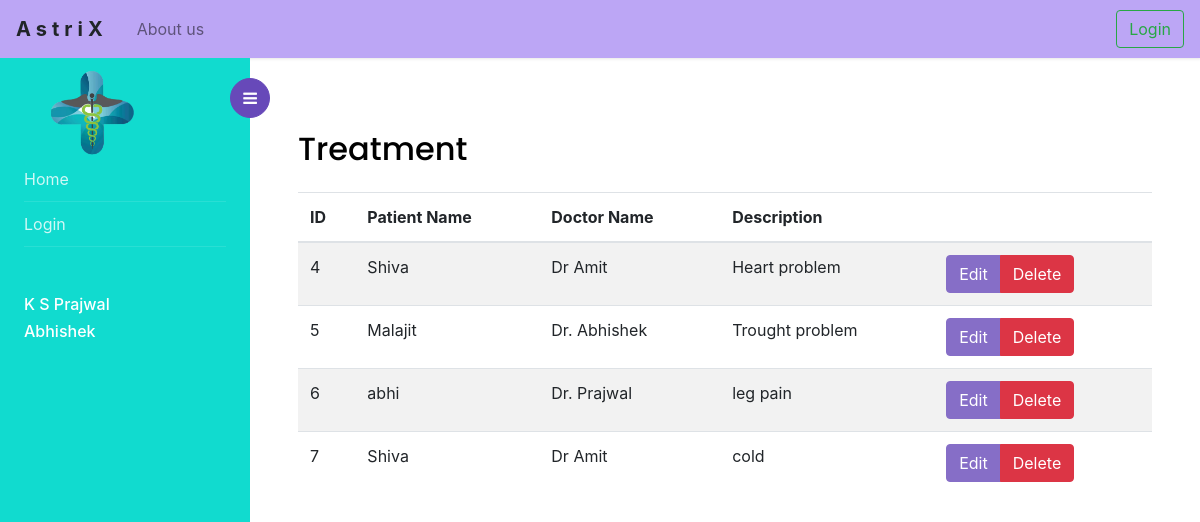
Page /treatment/ on the committed database.
### management/models.py (models this page shows, shortened)
class Teatment(models.Model):
    tid = models.CharField(max_length=50,null = False,unique=True,verbose_name = "Treatment ID")
    pname = models.ForeignKey(Patients, on_delete=models.CASCADE,verbose_name = "Patient Name")
    dname = models.ForeignKey(Doctor, on_delete=models.CASCADE,verbose_name = "Doctor Name")
    description = models.TextField(verbose_name = "Description")

class Patients(models.Model):
    firstName = models.CharField(max_length=50,null=False,verbose_name = "First name")
    lastName = models.CharField(max_length=50,null=False,verbose_name = "Last name")
    email = models.EmailField(max_length=254)
    pid = models.PositiveIntegerField(null=False,unique=True,default=1,verbose_name = "Patient ID")
    bloodGroup = models.CharField(max_length=3,null=False,verbose_name = "Blood Group")
    age = models.PositiveIntegerField(verbose_name = "Age")
    address = models.CharField(max_length=50,null=False,verbose_name = "Address")
    phNo = models.CharField( max_length=10,verbose_name = "Phone Number")
    def __str__(self):
        return self.firstName

class Doctor(models.Model):
    firstName = models.CharField(max_length=50,null=False,verbose_name = "First name")
    lastName = models.CharField(max_length=50,null=False,verbose_name = "Last name")
    did = models.PositiveIntegerField(null=False,unique=True,default=1,verbose_name = "Doctor ID")
    qualification = models.CharField(max_length=50,null=False,verbose_name = "Qualification")
    email = models.CharField(max_length=50,default="NULL")
    specialization = models.CharField(max_length=50,null=True,verbose_name = "Specialization")
    address = models.CharField(max_length=50,null=False,verbose_name = "Address")
    phNo = models.CharField( max_length=10,verbose_name = "Phone Number")
    experince = models.IntegerField(verbose_name = "Experince")
    def __str__(self):
        return self.firstName

### management/views.py (the view)
# urls.py: path("treatment/",TeatmentListView.as_view(),name='treatmentview'),
class TeatmentListView(ListView):
    model = Teatment
    template_name = "treatment.html"

### templates/treatment.html (shortened to what this page needs)
{% extends "base.html" %}
{% block content %}
<div class="p-4 p-md-5 pt-5">
    <h2 class = "mt-4">Treatment</h2>
    <table class="table table-striped table-hover mt-4">
  <thead>
    <tr>
      <th scope="col">ID</th>
      <th scope="col">Patient Name</th>
      <th scope="col">Doctor Name</th>
      <th scope="col">Description</th>
      <th scope="col"></th>
    </tr>
  </thead>
  <tbody>
    {% for object in object_list %}
    <tr>
      <td>{{ object.tid }}</td>
      <td>{{ object.pname }}</td>
      <td>{{ object.dname }}</td>
      <td>{{ object.description }}</td>
      <td><div class="btn-group" role="group" aria-label="Basic example">
          <a class="btn btn-primary" href="{{object.pk}}">Edit</a>
          <a class="btn btn-danger" href="{{object.pk}}/delete/">Delete</a>
        </div></td>
    </tr>
    {% empty %}
    <li>No objects yet.</li>
    {% endfor %}
 </div>
{% endblock %}

### templates/base.html (style rules this page uses)
* { transition: 3s linear; }

### rows in the picture
Teatment: tid "4", pname "Shiva", dname "Dr Amit", description "Heart problem"
Teatment: tid "5", pname "Malajit", dname "Dr. Abhishek", description "Trought problem"
Teatment: tid "6", pname "abhi", dname "Dr. Prajwal", description "leg pain"
Teatment: tid "7", pname "Shiva", dname "Dr Amit", description "cold"
